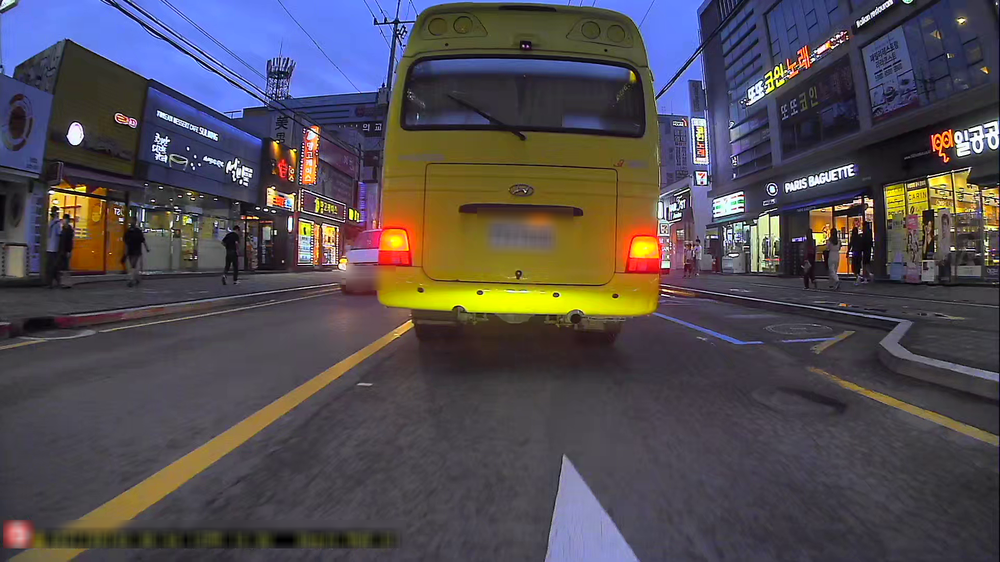
#> input picture test.png, 1000 x 562 px, shrunk from 1920 x 1080 before the run
$ python test.py   (older library calls are emulated)
#> lines starting #> are read from the running program, lines starting #| are printed output that depends on the picture; after the words box and inside, x2 and y2 are one past the last pixel; in counts of white or black regions, pixels touching at a corner belong together
# [91 lines of commented-out code are left out]


import cv2
import numpy as np
import matplotlib.pyplot as plt

def paper_preprocessing(image_path):
    # 1. 이미지 로드
#> called with image_path = 'test_pothole.jpg'
    img = cv2.imread('test.png')
#> img is the input picture: shape (562, 1000, 3); mean B, G, R 82, 76.1, 81.4
    if img is None:
        print("이미지를 찾을 수 없습니다.")
        return

    # ==========================================
    # 1단계: 기본 단계 (Intensity Transformation)
    # ==========================================

    # 1-1. Log Transformation (그림자 속 디테일 개선)
    # s = c * log(1 + r)
    img_float = img.astype(np.float32)
    c = 255 / np.log(1 + np.max(img_float))
#> c = 45.99
    log_img = c * (np.log(img_float + 1))
    log_img = np.array(log_img, dtype=np.uint8)

    # 1-2. Gamma Transformation (전체적으로 어둡게, 논문 감마값 3.5)
    # s = c * r^gamma
    gamma = 3.5
    lookUpTable = np.empty((1, 256), np.uint8)
    for i in range(256):
        lookUpTable[0, i] = np.clip(pow(i / 255.0, gamma) * 255.0, 0, 255)
    gamma_img = cv2.LUT(log_img, lookUpTable)
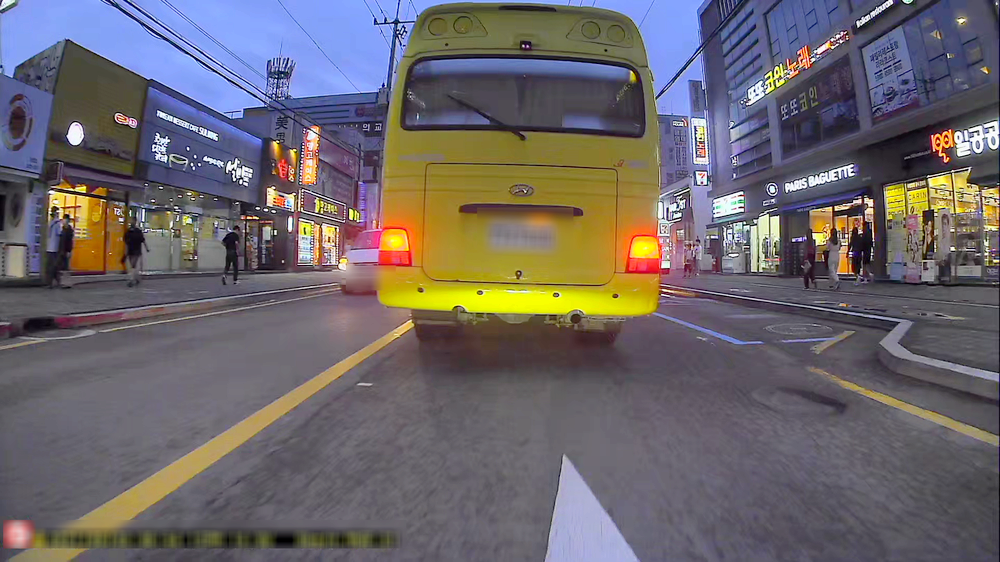
#> gamma_img: shape (562, 1000, 3); mean B, G, R 106.3, 102.8, 108.6

    # 1-3. Piecewise-Linear Transformation (명암 경계 명확화)
    # 논문에 구체적 파라미터가 없어 Min-Max Contrast Stretching으로 구현
    min_val = np.min(gamma_img)
#> min_val = 0
    max_val = np.max(gamma_img)
#> max_val = 255
    piecewise_img = ((gamma_img - min_val) / (max_val - min_val) * 255).astype(np.uint8)

    # 1-4. Grayscale 변환 (다음 단계 준비)
    gray_base = cv2.cvtColor(piecewise_img, cv2.COLOR_BGR2GRAY)

    # ==========================================
    # 2단계: 특성 추출 단계 (Feature Extraction)
    # ==========================================

    # 2-A. Superpixel (형태 강화 - 색/밝기 정보 이용)
    # 논문 조건: 기본 단계에서 grayscale 변환 전 이미지(piecewise_img) 사용
    # Segment 수: 500
    try:
        # SLIC 알고리즘 사용
        slic = cv2.ximgproc.createSuperpixelSLIC(piecewise_img, algorithm=cv2.ximgproc.SLICO, region_size=20, ruler=10.0)
        slic.iterate(10)
        mask_slic = slic.getLabelContourMask()
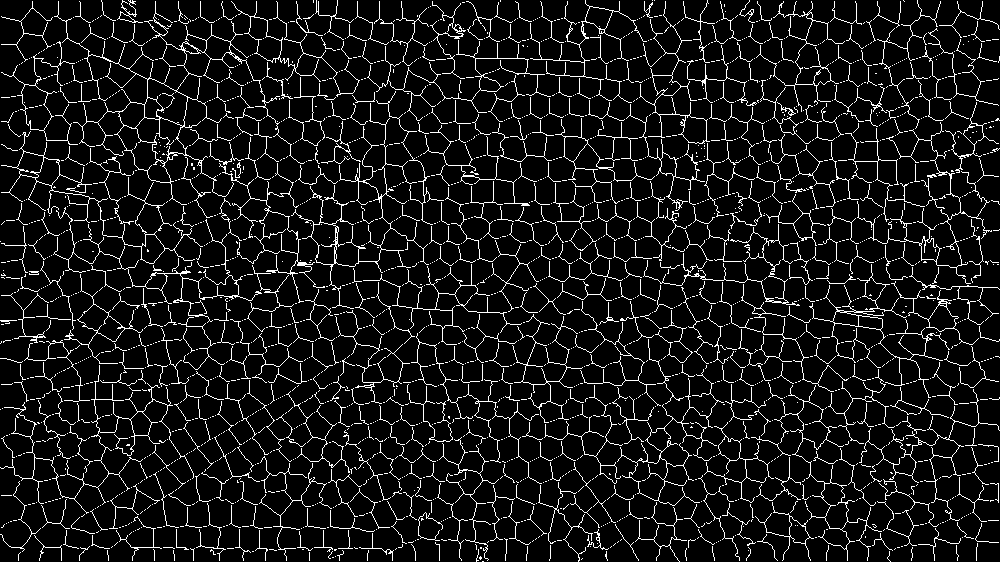
#> mask_slic: shape (562, 1000); 8.7% white in thin lines or dots

        # 슈퍼픽셀 경계가 아닌, 슈퍼픽셀로 뭉개진 이미지를 얻기 위한 평균색 적용
        labels = slic.getLabels()
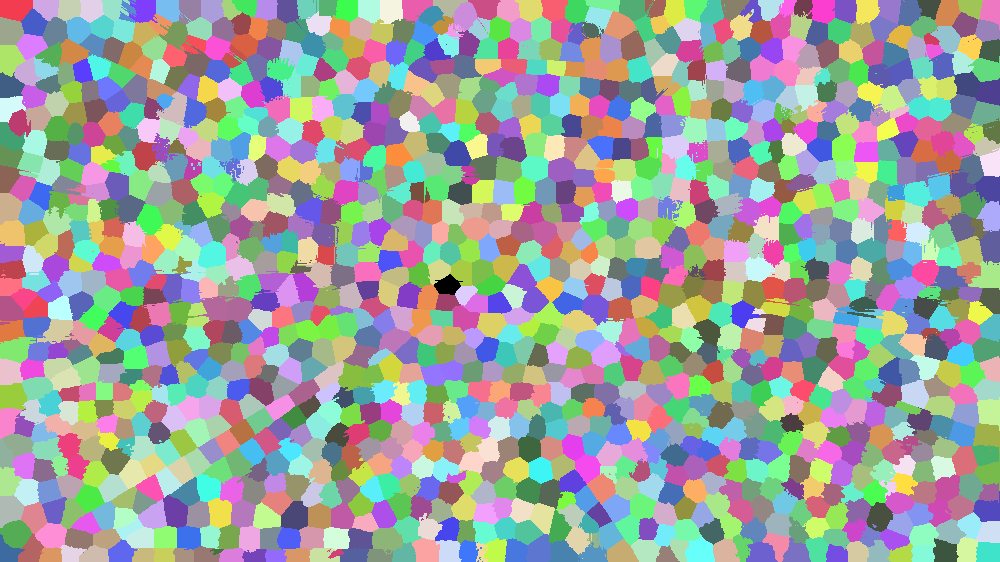
#> labels: shape (562, 1000) int32; 1386 distinct labels, from 0 to 1385; one colour per label, 0 black
        num_slic = slic.getNumberOfSuperpixels()
#> num_slic = 1386
        superpixel_img = np.zeros_like(piecewise_img)

        for i in range(num_slic):
            mask = (labels == i)
            # 해당 슈퍼픽셀 영역의 평균 색상 계산
            mean_color = cv2.mean(piecewise_img, mask=mask.astype(np.uint8))[:3]
            superpixel_img[mask] = mean_color
#> this loop made 1386 passes
#> mean_color on passes 1 to 3: (19.02, 165.7, 181.1), (215.1, 155.8, 137.4), (248.8, 162.5, 135.3)
#> pass 1, in paper_preprocessing, `mask = (labels == i)`:
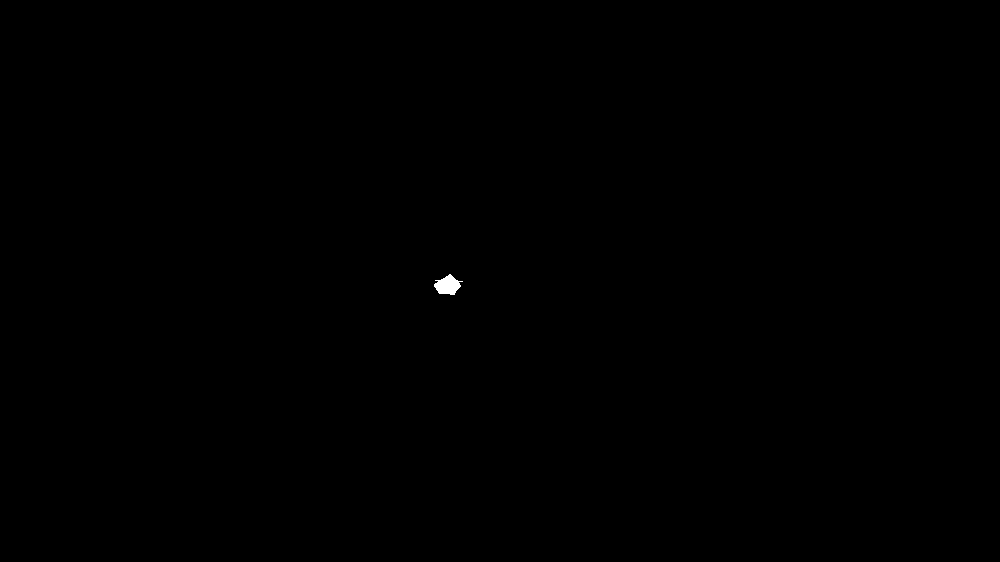
#> mask: shape (562, 1000) bool; 0.07% white; 1 white region, box (x1, y1, x2, y2) and area: (434, 274, 463, 295) 371
#> after the loop:
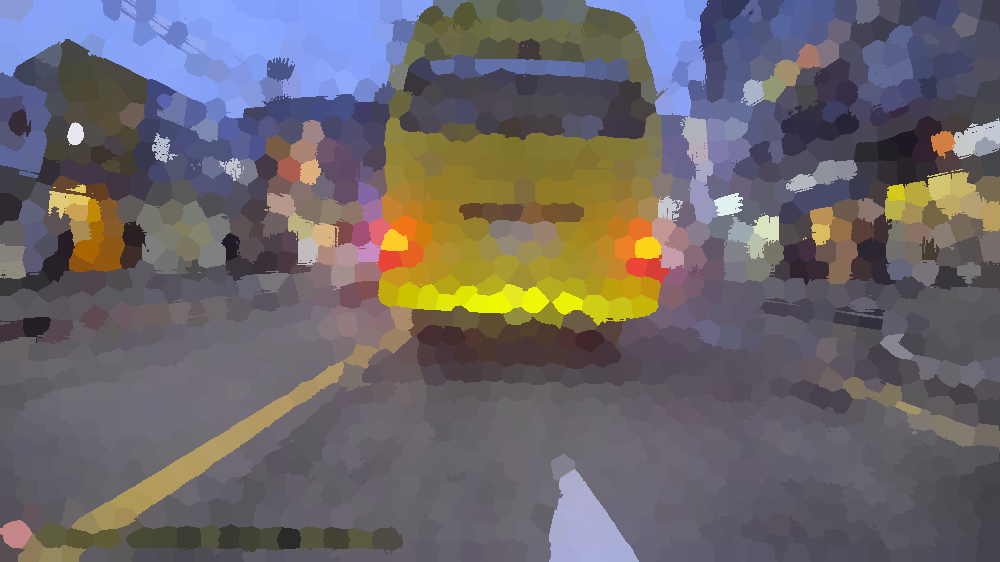
#> superpixel_img: shape (562, 1000, 3); mean B, G, R 105.8, 102.3, 108.1

        # 논문의 합성 단계를 위해 Grayscale로 변환하여 채널로 사용
        superpixel_result = cv2.cvtColor(superpixel_img, cv2.COLOR_BGR2GRAY)

    except AttributeError:
        print("opencv-contrib-python이 설치되지 않아 Superpixel을 건너뜁니다.")
        superpixel_result = gray_base

    # 2-B. Sobel Edge Detection (형태 강화 - 밝기 변화량 이용)
    # 논문 조건: Grayscale 이미지에 Median Filter(k=7) 후 Sobel(k=3)
    median = cv2.medianBlur(gray_base, 7)

    sobel_x = cv2.Sobel(median, cv2.CV_64F, 1, 0, ksize=3)
    sobel_y = cv2.Sobel(median, cv2.CV_64F, 0, 1, ksize=3)
    sobel_combined = cv2.magnitude(sobel_x, sobel_y)
    sobel_result = cv2.convertScaleAbs(sobel_combined)

    # ==========================================
    # 3단계: 합성 단계 (Synthesis)
    # ==========================================

    # 논문 조건:
    # R 채널: Sobel
    # G 채널: Superpixel
    # B 채널: Grayscale (기본 단계 결과)

    # OpenCV는 BGR 순서이므로 (Gray, Superpixel, Sobel) 순서로 합침
    final_merged = cv2.merge([gray_base, superpixel_result, sobel_result])

    # ==========================================
    # 시각화
    # ==========================================
    plt.figure(figsize=(15, 10))

    # 1. 원본
    plt.subplot(2, 3, 1)
    plt.imshow(cv2.cvtColor(img, cv2.COLOR_BGR2RGB))
    plt.title("Original")
    plt.axis('off')

    # 2. Intensity Transform 결과 (Gamma 등 적용 후)
    plt.subplot(2, 3, 2)
    plt.imshow(cv2.cvtColor(piecewise_img, cv2.COLOR_BGR2RGB))
    plt.title("Step 1: Intensity Transformed")
    plt.axis('off')

    # 3. Superpixel 결과
    plt.subplot(2, 3, 3)
    plt.imshow(superpixel_result, cmap='gray')
    plt.title("Step 2-A: Superpixel (G Channel)")
    plt.axis('off')

    # 4. Sobel 결과
    plt.subplot(2, 3, 4)
    plt.imshow(sobel_result, cmap='gray')
    plt.title("Step 2-B: Sobel (R Channel)")
    plt.axis('off')

    # 5. 최종 합성 결과 (Proposed)
    # R: Sobel, G: Superpixel, B: Gray
    # 화면 표시를 위해 RGB로 변환 (Sobel이 Red로 가도록)
    final_view = cv2.merge([sobel_result, superpixel_result, gray_base])
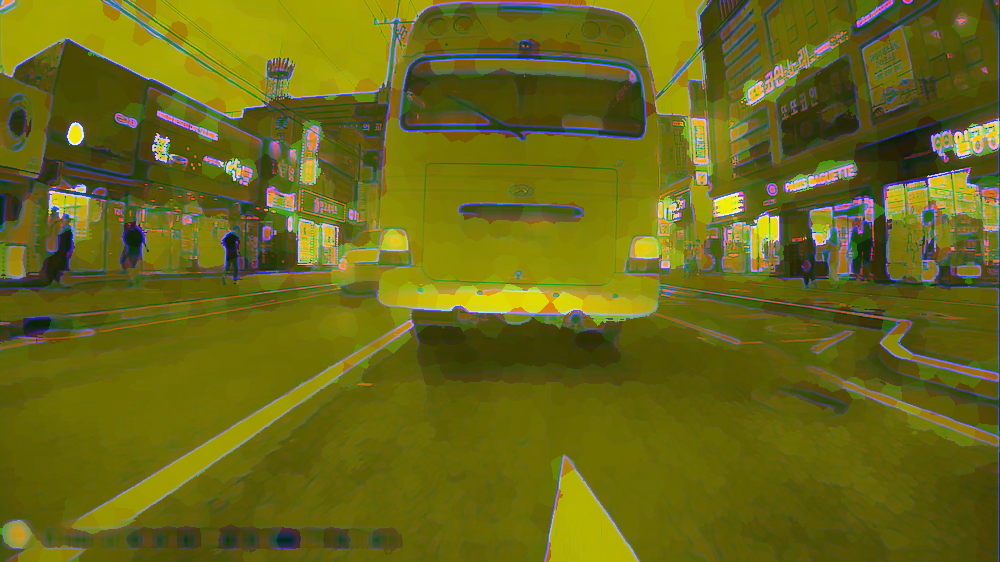
#> final_view: shape (562, 1000, 3); mean of channels 0, 1, 2 23.6, 104.5, 104.9; drawn as B, G, R
    plt.subplot(2, 3, 5)
    plt.imshow(final_view)
    plt.title("Step 3: Proposed Method (R:Sobel, G:Super, B:Gray)")
    plt.axis('off')

    plt.tight_layout()
    plt.show()
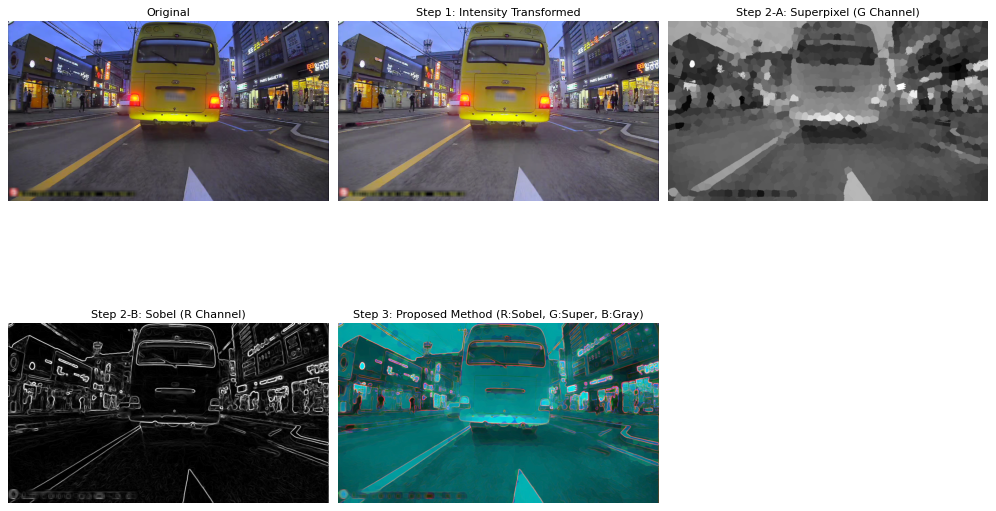
#> figure drawn by matplotlib, 5 panels

# 실행 예시 (경로를 수정해서 사용하세요)
paper_preprocessing('test_pothole.jpg')
